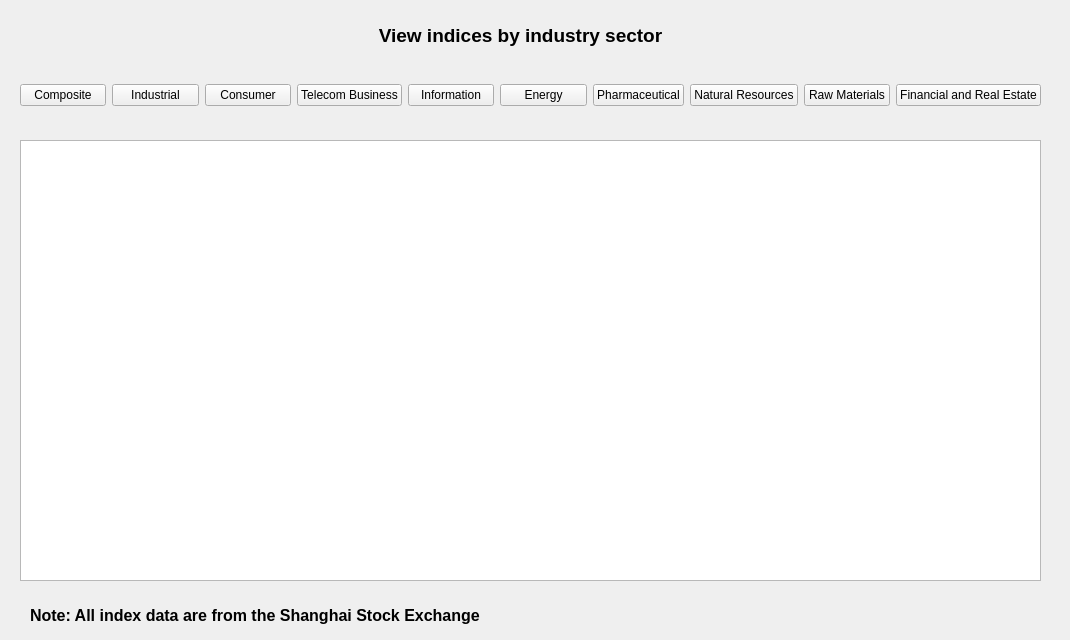
<?xml version="1.0" encoding="UTF-8"?>
<ui version="4.0">
 <class>Index_Form</class>
 <widget class="QWidget" name="Index_Form">
  <property name="geometry">
   <rect>
    <x>0</x>
    <y>0</y>
    <width>1070</width>
    <height>640</height>
   </rect>
  </property>
  <property name="windowTitle">
   <string>Form</string>
  </property>
  <widget class="QTableView" name="tableView">
   <property name="geometry">
    <rect>
     <x>20</x>
     <y>140</y>
     <width>1021</width>
     <height>441</height>
    </rect>
   </property>
  </widget>
  <widget class="QLabel" name="label">
   <property name="geometry">
    <rect>
     <x>10</x>
     <y>20</y>
     <width>1021</width>
     <height>31</height>
    </rect>
   </property>
   <property name="text">
    <string>&lt;html&gt;&lt;head/&gt;&lt;body&gt;&lt;p align=&quot;center&quot;&gt;&lt;span style=&quot; font-size:14pt; font-weight:600;&quot;&gt;View indices by industry sector&lt;/span&gt;&lt;/p&gt;&lt;/body&gt;&lt;/html&gt;</string>
   </property>
  </widget>
  <widget class="QWidget" name="layoutWidget">
   <property name="geometry">
    <rect>
     <x>20</x>
     <y>70</y>
     <width>1021</width>
     <height>51</height>
    </rect>
   </property>
   <layout class="QHBoxLayout" name="horizontalLayout_2">
    <item>
     <widget class="QPushButton" name="SSE100I">
      <property name="text">
       <string>Composite</string>
      </property>
     </widget>
    </item>
    <item>
     <widget class="QPushButton" name="SSEIN">
      <property name="text">
       <string>Industrial</string>
      </property>
     </widget>
    </item>
    <item>
     <widget class="QPushButton" name="SSECS">
      <property name="text">
       <string>Consumer</string>
      </property>
     </widget>
    </item>
    <item>
     <widget class="QPushButton" name="SSETC">
      <property name="text">
       <string>Telecom Business</string>
      </property>
     </widget>
    </item>
    <item>
     <widget class="QPushButton" name="SSEINT">
      <property name="text">
       <string>Information</string>
      </property>
     </widget>
    </item>
    <item>
     <widget class="QPushButton" name="SSEEN">
      <property name="text">
       <string>Energy</string>
      </property>
     </widget>
    </item>
    <item>
     <widget class="QPushButton" name="SSEHC">
      <property name="text">
       <string>Pharmaceutical</string>
      </property>
     </widget>
    </item>
    <item>
     <widget class="QPushButton" name="SSENR">
      <property name="text">
       <string>Natural Resources</string>
      </property>
     </widget>
    </item>
    <item>
     <widget class="QPushButton" name="SSEMT">
      <property name="text">
       <string>Raw Materials</string>
      </property>
     </widget>
    </item>
    <item>
     <widget class="QPushButton" name="SSEFN">
      <property name="text">
       <string>Financial and Real Estate</string>
      </property>
     </widget>
    </item>
   </layout>
  </widget>
  <widget class="QLabel" name="label_5">
   <property name="geometry">
    <rect>
     <x>30</x>
     <y>600</y>
     <width>1021</width>
     <height>31</height>
    </rect>
   </property>
   <property name="text">
    <string>&lt;html&gt;&lt;head/&gt;&lt;body&gt;&lt;p&gt;&lt;span style=&quot; font-size:12pt; font-weight:600;&quot;&gt;Note: All index data are from the Shanghai Stock Exchange&lt;/span&gt;&lt;/p&gt;&lt;/body&gt;&lt;/html&gt;</string>
   </property>
  </widget>
 </widget>
 <resources/>
 <connections/>
</ui>
